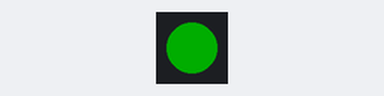
The sketch below on a simulated Arduino Uno, built with avr-gcc and run on an emulated ATmega328P. Shown: 1 RGB LEDs in strip order, left to right. Dim RGB values are drawn brighter than linear.

Above: at 1.5 s.
At 5.0 s:
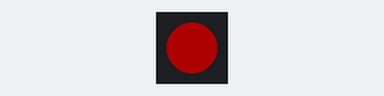
At 7.5 s:
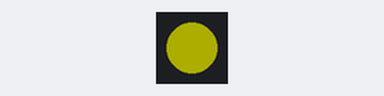
Timing chart, 0 to 10.4 s (numbered marks = the images above):
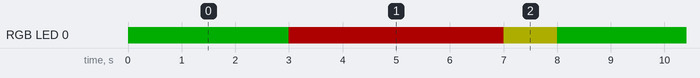

Measured:
- by itself, RGB LED 0: repeats every 8.0 s: RGB(50, 0, 0) 4.0 s, RGB(50, 50, 0) 1.0 s, RGB(0, 50, 0) 3.0 s
- by itself, everything shown: repeats every 8.0 s, in 3 steps

The sketch:

Semaforo.Ino
```cpp
/*
  Utilizamos IA Generativa para auxiliar no uso da biblioteca Neopixel
*/
#include <Adafruit_NeoPixel.h>

#define LED_PIN   8
#define NUMPIXELS 1

// Define the LED type and pin
Adafruit_NeoPixel pixel(NUMPIXELS, LED_PIN, NEO_GRB + NEO_KHZ800);

// the setup function runs once when you press reset or power the board
void setup() {
  pixel.begin();            // Initialize the NeoPixel
  pixel.setBrightness(50);
}

void loop() {
  // 1. GREEN 3s
  pixel.setPixelColor(0, pixel.Color(0, 255, 0));
  pixel.show();
  delay(3000);

  // 2. RED 4s
  pixel.setPixelColor(0, pixel.Color(255, 0, 0));
  pixel.show();
  delay(4000);

  // 3. YELLOW (Red + Green)
  pixel.setPixelColor(0, pixel.Color(255, 255, 0));
  pixel.show();
  delay(1000);
}
```
